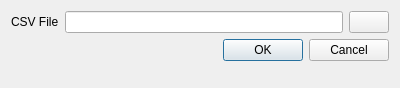
<?xml version="1.0" encoding="UTF-8"?>
<ui version="4.0">
 <class>CSVDialog</class>
 <widget class="QDialog" name="CSVDialog">
  <property name="geometry">
   <rect>
    <x>0</x>
    <y>0</y>
    <width>400</width>
    <height>88</height>
   </rect>
  </property>
  <property name="windowTitle">
   <string>From CSV...</string>
  </property>
  <property name="windowIcon">
   <iconset theme="text-csv">
    <normaloff>.</normaloff>.</iconset>
  </property>
  <property name="modal">
   <bool>true</bool>
  </property>
  <layout class="QFormLayout" name="formLayout">
   <item row="0" column="0">
    <widget class="QLabel" name="labelCSVFile">
     <property name="text">
      <string>CSV File</string>
     </property>
    </widget>
   </item>
   <item row="0" column="1">
    <layout class="QHBoxLayout" name="horizontalLayout">
     <item>
      <widget class="QLineEdit" name="lineEditCSVFile"/>
     </item>
     <item>
      <widget class="QPushButton" name="buttonCSVFile">
       <property name="text">
        <string/>
       </property>
       <property name="icon">
        <iconset theme="document-open">
         <normaloff>.</normaloff>.</iconset>
       </property>
      </widget>
     </item>
    </layout>
   </item>
   <item row="1" column="1">
    <widget class="QDialogButtonBox" name="buttonBox">
     <property name="standardButtons">
      <set>QDialogButtonBox::Cancel|QDialogButtonBox::Ok</set>
     </property>
    </widget>
   </item>
  </layout>
 </widget>
 <resources/>
 <connections/>
</ui>
